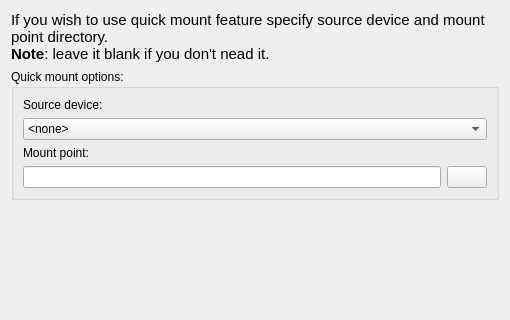
        <widget class="QWidget" native="1" name="widgetCreatePrefix2" >
         <property name="geometry" >
          <rect>
           <x>-1</x>
           <y>0</y>
           <width>510</width>
           <height>320</height>
          </rect>
         </property>
         <property name="autoFillBackground" >
          <bool>true</bool>
         </property>
         <layout class="QVBoxLayout" >
          <item>
           <widget class="QLabel" name="label_11" >
            <property name="text" >
             <string>&lt;html>&lt;head>&lt;meta name="qrichtext" content="1" />&lt;style type="text/css">
p, li { white-space: pre-wrap; }
&lt;/style>&lt;/head>&lt;body style=" font-family:'Fixed'; font-size:11pt; font-weight:400; font-style:normal;">
&lt;p style=" margin-top:0px; margin-bottom:0px; margin-left:0px; margin-right:0px; -qt-block-indent:0; text-indent:0px;">If you wish to use quick mount feature specify source device and mount point directory.&lt;br />&lt;span style=" font-weight:600;">Note&lt;/span>: leave it blank if you don't nead it.&lt;/p>&lt;/body>&lt;/html></string>
            </property>
            <property name="wordWrap" >
             <bool>true</bool>
            </property>
           </widget>
          </item>
          <item>
           <widget class="QGroupBox" name="groupBox_3" >
            <property name="title" >
             <string>Quick mount options:</string>
            </property>
            <layout class="QVBoxLayout" >
             <item>
              <widget class="QLabel" name="label_12" >
               <property name="text" >
                <string>Source device:</string>
               </property>
              </widget>
             </item>
             <item>
              <widget class="QComboBox" name="combSourceDevice" >
               <item>
                <property name="text" >
                 <string>&lt;none></string>
                </property>
               </item>
              </widget>
             </item>
             <item>
              <widget class="QLabel" name="label_13" >
               <property name="text" >
                <string>Mount point:</string>
               </property>
              </widget>
             </item>
             <item>
              <widget class="QWidget" native="1" name="widget_13" >
               <layout class="QHBoxLayout" >
                <property name="spacing" >
                 <number>6</number>
                </property>
                <property name="leftMargin" >
                 <number>0</number>
                </property>
                <property name="topMargin" >
                 <number>0</number>
                </property>
                <property name="rightMargin" >
                 <number>0</number>
                </property>
                <property name="bottomMargin" >
                 <number>0</number>
                </property>
                <item>
                 <widget class="QLineEdit" name="txtMountPoint" >
                  <property name="readOnly" >
                   <bool>true</bool>
                  </property>
                 </widget>
                </item>
                <item>
                 <widget class="QPushButton" name="cmdGetMountPoint" >
                  <property name="text" >
                   <string/>
                  </property>
                  <property name="iconSize" >
                   <size>
                    <width>16</width>
                    <height>16</height>
                   </size>
                  </property>
                 </widget>
                </item>
               </layout>
              </widget>
             </item>
            </layout>
           </widget>
          </item>
          <item>
           <spacer>
            <property name="orientation" >
             <enum>Qt::Vertical</enum>
            </property>
            <property name="sizeHint" >
             <size>
              <width>20</width>
              <height>76</height>
             </size>
            </property>
           </spacer>
          </item>
         </layout>
        </widget>
